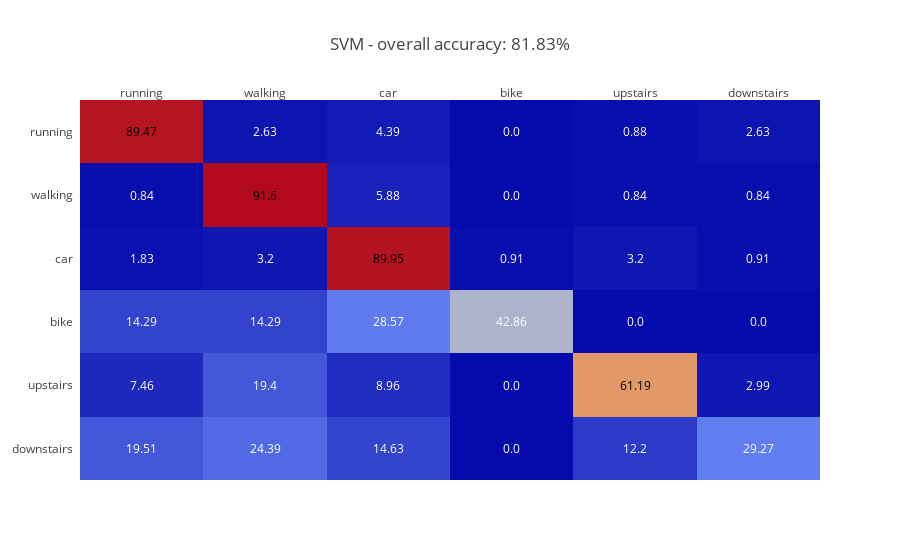
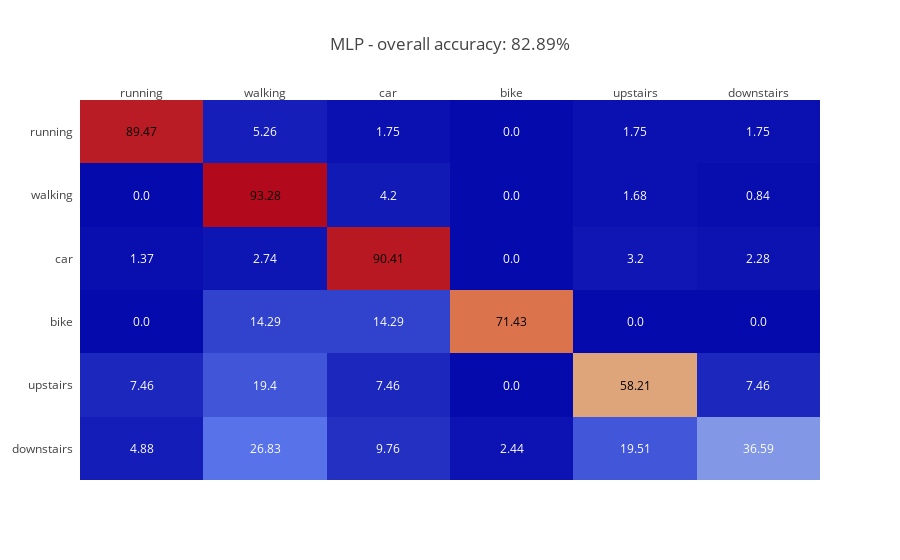
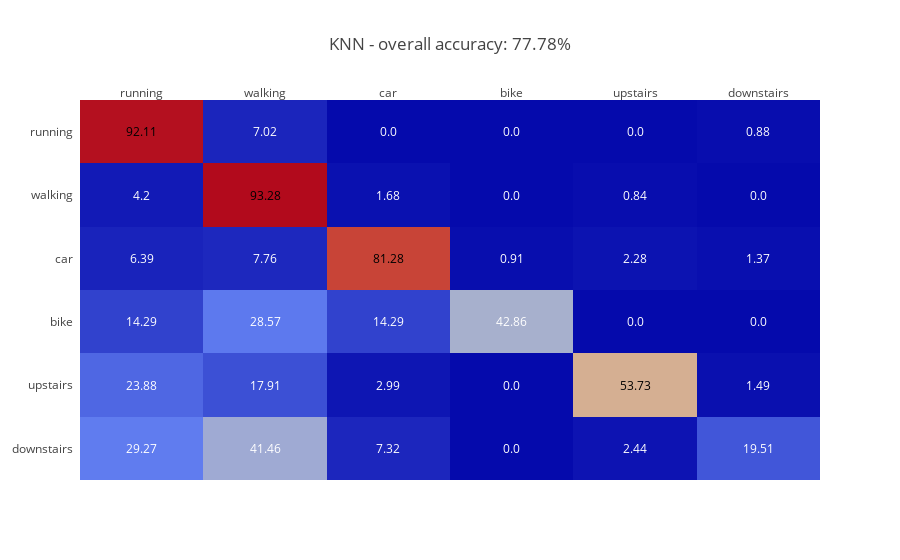
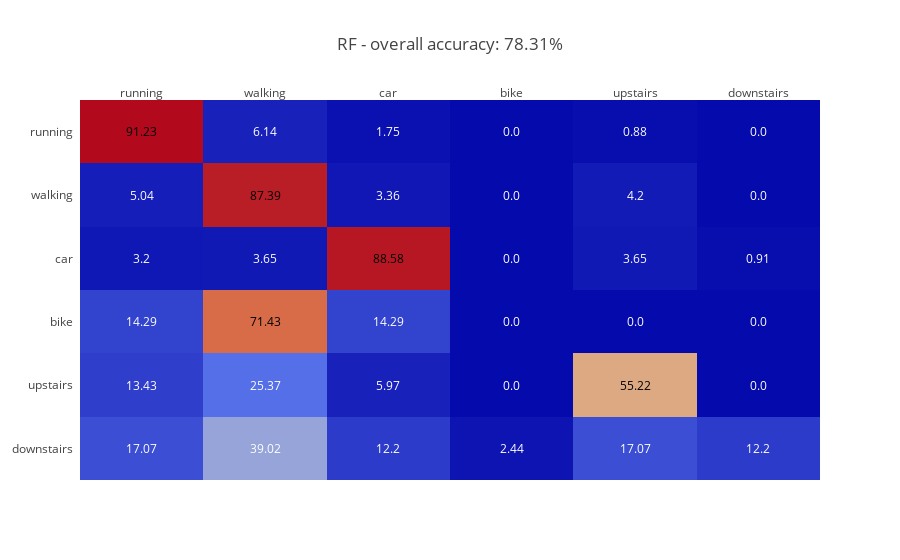

Notebook source saved alongside these figures, in order:
### Code cell
# Każdy klasyfikator uczymy i testujemy, a następnie rysujemy heatmap z wynikami
for clsf in classifiers:
    # Uczenie klasyfikatora
    clsf["cls"].fit(X, y)
    # Sprawdzenie dla danych testowych
    predictions = clsf["cls"].predict(X_test)
    # Zapis wyniku
    acc = accuracy_score(y_test, predictions)
    
    # Znormalizowana macierz
    c_matrix = confusion_matrix(y_test, predictions, labels = [11,22,33,44,55,66])
    c_matrix = c_matrix.astype('float') / c_matrix.sum(axis=1)[:, np.newaxis]
    c_matrix = c_matrix*100.0
    c_matrix = c_matrix.round(2)
    
    # Tytuły wykresów
    title = clsf["name"] + " - overall accuracy: " + str(round(acc*100,2)) + "%"
    labels = ["running", "walking", "car", "bike", "upstairs", "downstairs"]
    
    fig = ff.create_annotated_heatmap(z=c_matrix, x=labels, y=labels)
    fig.layout.update({"title": title})
    
    fig.layout.update({"yaxis":dict(autorange='reversed')})
    
    iplot(fig)

### Figure 1 — Plotly figure (JSON) as saved in the notebook; plotly's stock layout.template omitted (floating-point values rounded to 4 significant figures)
{"data": [{"colorscale": "RdBu", "showscale": false, "type": "heatmap", "x": ["running", "walking", "car", "bike", "upstairs", "downstairs"], "y": ["running", "walking", "car", "bike", "upstairs", "downstairs"], "z": [[89.47, 2.63, 4.39, 0, 0.88, 2.63], [0.84, 91.6, 5.88, 0, 0.84, 0.84], [1.83, 3.2, 89.95, 0.91, 3.2, 0.91], [14.29, 14.29, 28.57, 42.86, 0, 0], [7.46, 19.4, 8.96, 0, 61.19, 2.99], [19.51, 24.39, 14.63, 0, 12.2, 29.27]]}], "layout": {"annotations": [{"font": {"color": "#000000"}, "showarrow": false, "text": "89.47", "x": "running", "xref": "x1", "y": "running", "yref": "y1"}, {"font": {"color": "#FFFFFF"}, "showarrow": false, "text": "2.63", "x": "walking", "xref": "x1", "y": "running", "yref": "y1"}, {"font": {"color": "#FFFFFF"}, "showarrow": false, "text": "4.39", "x": "car", "xref": "x1", "y": "running", "yref": "y1"}, {"font": {"color": "#FFFFFF"}, "showarrow": false, "text": "0.0", "x": "bike", "xref": "x1", "y": "running", "yref": "y1"}, {"font": {"color": "#FFFFFF"}, "showarrow": false, "text": "0.88", "x": "upstairs", "xref": "x1", "y": "running", "yref": "y1"}, {"font": {"color": "#FFFFFF"}, "showarrow": false, "text": "2.63", "x": "downstairs", "xref": "x1", "y": "running", "yref": "y1"}, {"font": {"color": "#FFFFFF"}, "showarrow": false, "text": "0.84", "x": "running", "xref": "x1", "y": "walking", "yref": "y1"}, {"font": {"color": "#000000"}, "showarrow": false, "text": "91.6", "x": "walking", "xref": "x1", "y": "walking", "yref": "y1"}, {"font": {"color": "#FFFFFF"}, "showarrow": false, "text": "5.88", "x": "car", "xref": "x1", "y": "walking", "yref": "y1"}, {"font": {"color": "#FFFFFF"}, "showarrow": false, "text": "0.0", "x": "bike", "xref": "x1", "y": "walking", "yref": "y1"}, {"font": {"color": "#FFFFFF"}, "showarrow": false, "text": "0.84", "x": "upstairs", "xref": "x1", "y": "walking", "yref": "y1"}, {"font": {"color": "#FFFFFF"}, "showarrow": false, "text": "0.84", "x": "downstairs", "xref": "x1", "y": "walking", "yref": "y1"}, {"font": {"color": "#FFFFFF"}, "showarrow": false, "text": "1.83", "x": "running", "xref": "x1", "y": "car", "yref": "y1"}, {"font": {"color": "#FFFFFF"}, "showarrow": false, "text": "3.2", "x": "walking", "xref": "x1", "y": "car", "yref": "y1"}, {"font": {"color": "#000000"}, "showarrow": false, "text": "89.95", "x": "car", "xref": "x1", "y": "car", "yref": "y1"}, {"font": {"color": "#FFFFFF"}, "showarrow": false, "text": "0.91", "x": "bike", "xref": "x1", "y": "car", "yref": "y1"}, {"font": {"color": "#FFFFFF"}, "showarrow": false, "text": "3.2", "x": "upstairs", "xref": "x1", "y": "car", "yref": "y1"}, {"font": {"color": "#FFFFFF"}, "showarrow": false, "text": "0.91", "x": "downstairs", "xref": "x1", "y": "car", "yref": "y1"}, {"font": {"color": "#FFFFFF"}, "showarrow": false, "text": "14.29", "x": "running", "xref": "x1", "y": "bike", "yref": "y1"}, {"font": {"color": "#FFFFFF"}, "showarrow": false, "text": "14.29", "x": "walking", "xref": "x1", "y": "bike", "yref": "y1"}, {"font": {"color": "#FFFFFF"}, "showarrow": false, "text": "28.57", "x": "car", "xref": "x1", "y": "bike", "yref": "y1"}, {"font": {"color": "#FFFFFF"}, "showarrow": false, "text": "42.86", "x": "bike", "xref": "x1", "y": "bike", "yref": "y1"}, {"font": {"color": "#FFFFFF"}, "showarrow": false, "text": "0.0", "x": "upstairs", "xref": "x1", "y": "bike", "yref": "y1"}, {"font": {"color": "#FFFFFF"}, "showarrow": false, "text": "0.0", "x": "downstairs", "xref": "x1", "y": "bike", "yref": "y1"}, {"font": {"color": "#FFFFFF"}, "showarrow": false, "text": "7.46", "x": "running", "xref": "x1", "y": "upstairs", "yref": "y1"}, {"font": {"color": "#FFFFFF"}, "showarrow": false, "text": "19.4", "x": "walking", "xref": "x1", "y": "upstairs", "yref": "y1"}, {"font": {"color": "#FFFFFF"}, "showarrow": false, "text": "8.96", "x": "car", "xref": "x1", "y": "upstairs", "yref": "y1"}, {"font": {"color": "#FFFFFF"}, "showarrow": false, "text": "0.0", "x": "bike", "xref": "x1", "y": "upstairs", "yref": "y1"}, {"font": {"color": "#000000"}, "showarrow": false, "text": "61.19", "x": "upstairs", "xref": "x1", "y": "upstairs", "yref": "y1"}, {"font": {"color": "#FFFFFF"}, "showarrow": false, "text": "2.99", "x": "downstairs", "xref": "x1", "y": "upstairs", "yref": "y1"}, {"font": {"color": "#FFFFFF"}, "showarrow": false, "text": "19.51", "x": "running", "xref": "x1", "y": "downstairs", "yref": "y1"}, {"font": {"color": "#FFFFFF"}, "showarrow": false, "text": "24.39", "x": "walking", "xref": "x1", "y": "downstairs", "yref": "y1"}, {"font": {"color": "#FFFFFF"}, "showarrow": false, "text": "14.63", "x": "car", "xref": "x1", "y": "downstairs", "yref": "y1"}, {"font": {"color": "#FFFFFF"}, "showarrow": false, "text": "0.0", "x": "bike", "xref": "x1", "y": "downstairs", "yref": "y1"}, {"font": {"color": "#FFFFFF"}, "showarrow": false, "text": "12.2", "x": "upstairs", "xref": "x1", "y": "downstairs", "yref": "y1"}, {"font": {"color": "#FFFFFF"}, "showarrow": false, "text": "29.27", "x": "downstairs", "xref": "x1", "y": "downstairs", "yref": "y1"}], "title": "SVM - overall accuracy: 81.83%", "xaxis": {"dtick": 1, "gridcolor": "rgb(0, 0, 0)", "side": "top", "ticks": ""}, "yaxis": {"autorange": "reversed", "dtick": 1, "ticks": "", "ticksuffix": "  "}}}

### Figure 2 — Plotly figure (JSON) as saved in the notebook; plotly's stock layout.template omitted (floating-point values rounded to 4 significant figures)
{"data": [{"colorscale": "RdBu", "showscale": false, "type": "heatmap", "x": ["running", "walking", "car", "bike", "upstairs", "downstairs"], "y": ["running", "walking", "car", "bike", "upstairs", "downstairs"], "z": [[89.47, 5.26, 1.75, 0, 1.75, 1.75], [0, 93.28, 4.2, 0, 1.68, 0.84], [1.37, 2.74, 90.41, 0, 3.2, 2.28], [0, 14.29, 14.29, 71.43, 0, 0], [7.46, 19.4, 7.46, 0, 58.21, 7.46], [4.88, 26.83, 9.76, 2.44, 19.51, 36.59]]}], "layout": {"annotations": [{"font": {"color": "#000000"}, "showarrow": false, "text": "89.47", "x": "running", "xref": "x1", "y": "running", "yref": "y1"}, {"font": {"color": "#FFFFFF"}, "showarrow": false, "text": "5.26", "x": "walking", "xref": "x1", "y": "running", "yref": "y1"}, {"font": {"color": "#FFFFFF"}, "showarrow": false, "text": "1.75", "x": "car", "xref": "x1", "y": "running", "yref": "y1"}, {"font": {"color": "#FFFFFF"}, "showarrow": false, "text": "0.0", "x": "bike", "xref": "x1", "y": "running", "yref": "y1"}, {"font": {"color": "#FFFFFF"}, "showarrow": false, "text": "1.75", "x": "upstairs", "xref": "x1", "y": "running", "yref": "y1"}, {"font": {"color": "#FFFFFF"}, "showarrow": false, "text": "1.75", "x": "downstairs", "xref": "x1", "y": "running", "yref": "y1"}, {"font": {"color": "#FFFFFF"}, "showarrow": false, "text": "0.0", "x": "running", "xref": "x1", "y": "walking", "yref": "y1"}, {"font": {"color": "#000000"}, "showarrow": false, "text": "93.28", "x": "walking", "xref": "x1", "y": "walking", "yref": "y1"}, {"font": {"color": "#FFFFFF"}, "showarrow": false, "text": "4.2", "x": "car", "xref": "x1", "y": "walking", "yref": "y1"}, {"font": {"color": "#FFFFFF"}, "showarrow": false, "text": "0.0", "x": "bike", "xref": "x1", "y": "walking", "yref": "y1"}, {"font": {"color": "#FFFFFF"}, "showarrow": false, "text": "1.68", "x": "upstairs", "xref": "x1", "y": "walking", "yref": "y1"}, {"font": {"color": "#FFFFFF"}, "showarrow": false, "text": "0.84", "x": "downstairs", "xref": "x1", "y": "walking", "yref": "y1"}, {"font": {"color": "#FFFFFF"}, "showarrow": false, "text": "1.37", "x": "running", "xref": "x1", "y": "car", "yref": "y1"}, {"font": {"color": "#FFFFFF"}, "showarrow": false, "text": "2.74", "x": "walking", "xref": "x1", "y": "car", "yref": "y1"}, {"font": {"color": "#000000"}, "showarrow": false, "text": "90.41", "x": "car", "xref": "x1", "y": "car", "yref": "y1"}, {"font": {"color": "#FFFFFF"}, "showarrow": false, "text": "0.0", "x": "bike", "xref": "x1", "y": "car", "yref": "y1"}, {"font": {"color": "#FFFFFF"}, "showarrow": false, "text": "3.2", "x": "upstairs", "xref": "x1", "y": "car", "yref": "y1"}, {"font": {"color": "#FFFFFF"}, "showarrow": false, "text": "2.28", "x": "downstairs", "xref": "x1", "y": "car", "yref": "y1"}, {"font": {"color": "#FFFFFF"}, "showarrow": false, "text": "0.0", "x": "running", "xref": "x1", "y": "bike", "yref": "y1"}, {"font": {"color": "#FFFFFF"}, "showarrow": false, "text": "14.29", "x": "walking", "xref": "x1", "y": "bike", "yref": "y1"}, {"font": {"color": "#FFFFFF"}, "showarrow": false, "text": "14.29", "x": "car", "xref": "x1", "y": "bike", "yref": "y1"}, {"font": {"color": "#000000"}, "showarrow": false, "text": "71.43", "x": "bike", "xref": "x1", "y": "bike", "yref": "y1"}, {"font": {"color": "#FFFFFF"}, "showarrow": false, "text": "0.0", "x": "upstairs", "xref": "x1", "y": "bike", "yref": "y1"}, {"font": {"color": "#FFFFFF"}, "showarrow": false, "text": "0.0", "x": "downstairs", "xref": "x1", "y": "bike", "yref": "y1"}, {"font": {"color": "#FFFFFF"}, "showarrow": false, "text": "7.46", "x": "running", "xref": "x1", "y": "upstairs", "yref": "y1"}, {"font": {"color": "#FFFFFF"}, "showarrow": false, "text": "19.4", "x": "walking", "xref": "x1", "y": "upstairs", "yref": "y1"}, {"font": {"color": "#FFFFFF"}, "showarrow": false, "text": "7.46", "x": "car", "xref": "x1", "y": "upstairs", "yref": "y1"}, {"font": {"color": "#FFFFFF"}, "showarrow": false, "text": "0.0", "x": "bike", "xref": "x1", "y": "upstairs", "yref": "y1"}, {"font": {"color": "#000000"}, "showarrow": false, "text": "58.21", "x": "upstairs", "xref": "x1", "y": "upstairs", "yref": "y1"}, {"font": {"color": "#FFFFFF"}, "showarrow": false, "text": "7.46", "x": "downstairs", "xref": "x1", "y": "upstairs", "yref": "y1"}, {"font": {"color": "#FFFFFF"}, "showarrow": false, "text": "4.88", "x": "running", "xref": "x1", "y": "downstairs", "yref": "y1"}, {"font": {"color": "#FFFFFF"}, "showarrow": false, "text": "26.83", "x": "walking", "xref": "x1", "y": "downstairs", "yref": "y1"}, {"font": {"color": "#FFFFFF"}, "showarrow": false, "text": "9.76", "x": "car", "xref": "x1", "y": "downstairs", "yref": "y1"}, {"font": {"color": "#FFFFFF"}, "showarrow": false, "text": "2.44", "x": "bike", "xref": "x1", "y": "downstairs", "yref": "y1"}, {"font": {"color": "#FFFFFF"}, "showarrow": false, "text": "19.51", "x": "upstairs", "xref": "x1", "y": "downstairs", "yref": "y1"}, {"font": {"color": "#FFFFFF"}, "showarrow": false, "text": "36.59", "x": "downstairs", "xref": "x1", "y": "downstairs", "yref": "y1"}], "title": "MLP - overall accuracy: 82.89%", "xaxis": {"dtick": 1, "gridcolor": "rgb(0, 0, 0)", "side": "top", "ticks": ""}, "yaxis": {"autorange": "reversed", "dtick": 1, "ticks": "", "ticksuffix": "  "}}}

### Figure 3 — Plotly figure (JSON) as saved in the notebook; plotly's stock layout.template omitted (floating-point values rounded to 4 significant figures)
{"data": [{"colorscale": "RdBu", "showscale": false, "type": "heatmap", "x": ["running", "walking", "car", "bike", "upstairs", "downstairs"], "y": ["running", "walking", "car", "bike", "upstairs", "downstairs"], "z": [[92.11, 7.02, 0, 0, 0, 0.88], [4.2, 93.28, 1.68, 0, 0.84, 0], [6.39, 7.76, 81.28, 0.91, 2.28, 1.37], [14.29, 28.57, 14.29, 42.86, 0, 0], [23.88, 17.91, 2.99, 0, 53.73, 1.49], [29.27, 41.46, 7.32, 0, 2.44, 19.51]]}], "layout": {"annotations": [{"font": {"color": "#000000"}, "showarrow": false, "text": "92.11", "x": "running", "xref": "x1", "y": "running", "yref": "y1"}, {"font": {"color": "#FFFFFF"}, "showarrow": false, "text": "7.02", "x": "walking", "xref": "x1", "y": "running", "yref": "y1"}, {"font": {"color": "#FFFFFF"}, "showarrow": false, "text": "0.0", "x": "car", "xref": "x1", "y": "running", "yref": "y1"}, {"font": {"color": "#FFFFFF"}, "showarrow": false, "text": "0.0", "x": "bike", "xref": "x1", "y": "running", "yref": "y1"}, {"font": {"color": "#FFFFFF"}, "showarrow": false, "text": "0.0", "x": "upstairs", "xref": "x1", "y": "running", "yref": "y1"}, {"font": {"color": "#FFFFFF"}, "showarrow": false, "text": "0.88", "x": "downstairs", "xref": "x1", "y": "running", "yref": "y1"}, {"font": {"color": "#FFFFFF"}, "showarrow": false, "text": "4.2", "x": "running", "xref": "x1", "y": "walking", "yref": "y1"}, {"font": {"color": "#000000"}, "showarrow": false, "text": "93.28", "x": "walking", "xref": "x1", "y": "walking", "yref": "y1"}, {"font": {"color": "#FFFFFF"}, "showarrow": false, "text": "1.68", "x": "car", "xref": "x1", "y": "walking", "yref": "y1"}, {"font": {"color": "#FFFFFF"}, "showarrow": false, "text": "0.0", "x": "bike", "xref": "x1", "y": "walking", "yref": "y1"}, {"font": {"color": "#FFFFFF"}, "showarrow": false, "text": "0.84", "x": "upstairs", "xref": "x1", "y": "walking", "yref": "y1"}, {"font": {"color": "#FFFFFF"}, "showarrow": false, "text": "0.0", "x": "downstairs", "xref": "x1", "y": "walking", "yref": "y1"}, {"font": {"color": "#FFFFFF"}, "showarrow": false, "text": "6.39", "x": "running", "xref": "x1", "y": "car", "yref": "y1"}, {"font": {"color": "#FFFFFF"}, "showarrow": false, "text": "7.76", "x": "walking", "xref": "x1", "y": "car", "yref": "y1"}, {"font": {"color": "#000000"}, "showarrow": false, "text": "81.28", "x": "car", "xref": "x1", "y": "car", "yref": "y1"}, {"font": {"color": "#FFFFFF"}, "showarrow": false, "text": "0.91", "x": "bike", "xref": "x1", "y": "car", "yref": "y1"}, {"font": {"color": "#FFFFFF"}, "showarrow": false, "text": "2.28", "x": "upstairs", "xref": "x1", "y": "car", "yref": "y1"}, {"font": {"color": "#FFFFFF"}, "showarrow": false, "text": "1.37", "x": "downstairs", "xref": "x1", "y": "car", "yref": "y1"}, {"font": {"color": "#FFFFFF"}, "showarrow": false, "text": "14.29", "x": "running", "xref": "x1", "y": "bike", "yref": "y1"}, {"font": {"color": "#FFFFFF"}, "showarrow": false, "text": "28.57", "x": "walking", "xref": "x1", "y": "bike", "yref": "y1"}, {"font": {"color": "#FFFFFF"}, "showarrow": false, "text": "14.29", "x": "car", "xref": "x1", "y": "bike", "yref": "y1"}, {"font": {"color": "#FFFFFF"}, "showarrow": false, "text": "42.86", "x": "bike", "xref": "x1", "y": "bike", "yref": "y1"}, {"font": {"color": "#FFFFFF"}, "showarrow": false, "text": "0.0", "x": "upstairs", "xref": "x1", "y": "bike", "yref": "y1"}, {"font": {"color": "#FFFFFF"}, "showarrow": false, "text": "0.0", "x": "downstairs", "xref": "x1", "y": "bike", "yref": "y1"}, {"font": {"color": "#FFFFFF"}, "showarrow": false, "text": "23.88", "x": "running", "xref": "x1", "y": "upstairs", "yref": "y1"}, {"font": {"color": "#FFFFFF"}, "showarrow": false, "text": "17.91", "x": "walking", "xref": "x1", "y": "upstairs", "yref": "y1"}, {"font": {"color": "#FFFFFF"}, "showarrow": false, "text": "2.99", "x": "car", "xref": "x1", "y": "upstairs", "yref": "y1"}, {"font": {"color": "#FFFFFF"}, "showarrow": false, "text": "0.0", "x": "bike", "xref": "x1", "y": "upstairs", "yref": "y1"}, {"font": {"color": "#000000"}, "showarrow": false, "text": "53.73", "x": "upstairs", "xref": "x1", "y": "upstairs", "yref": "y1"}, {"font": {"color": "#FFFFFF"}, "showarrow": false, "text": "1.49", "x": "downstairs", "xref": "x1", "y": "upstairs", "yref": "y1"}, {"font": {"color": "#FFFFFF"}, "showarrow": false, "text": "29.27", "x": "running", "xref": "x1", "y": "downstairs", "yref": "y1"}, {"font": {"color": "#FFFFFF"}, "showarrow": false, "text": "41.46", "x": "walking", "xref": "x1", "y": "downstairs", "yref": "y1"}, {"font": {"color": "#FFFFFF"}, "showarrow": false, "text": "7.32", "x": "car", "xref": "x1", "y": "downstairs", "yref": "y1"}, {"font": {"color": "#FFFFFF"}, "showarrow": false, "text": "0.0", "x": "bike", "xref": "x1", "y": "downstairs", "yref": "y1"}, {"font": {"color": "#FFFFFF"}, "showarrow": false, "text": "2.44", "x": "upstairs", "xref": "x1", "y": "downstairs", "yref": "y1"}, {"font": {"color": "#FFFFFF"}, "showarrow": false, "text": "19.51", "x": "downstairs", "xref": "x1", "y": "downstairs", "yref": "y1"}], "title": "KNN - overall accuracy: 77.78%", "xaxis": {"dtick": 1, "gridcolor": "rgb(0, 0, 0)", "side": "top", "ticks": ""}, "yaxis": {"autorange": "reversed", "dtick": 1, "ticks": "", "ticksuffix": "  "}}}

### Figure 4 — Plotly figure (JSON) as saved in the notebook; plotly's stock layout.template omitted (floating-point values rounded to 4 significant figures)
{"data": [{"colorscale": "RdBu", "showscale": false, "type": "heatmap", "x": ["running", "walking", "car", "bike", "upstairs", "downstairs"], "y": ["running", "walking", "car", "bike", "upstairs", "downstairs"], "z": [[91.23, 6.14, 1.75, 0, 0.88, 0], [5.04, 87.39, 3.36, 0, 4.2, 0], [3.2, 3.65, 88.58, 0, 3.65, 0.91], [14.29, 71.43, 14.29, 0, 0, 0], [13.43, 25.37, 5.97, 0, 55.22, 0], [17.07, 39.02, 12.2, 2.44, 17.07, 12.2]]}], "layout": {"annotations": [{"font": {"color": "#000000"}, "showarrow": false, "text": "91.23", "x": "running", "xref": "x1", "y": "running", "yref": "y1"}, {"font": {"color": "#FFFFFF"}, "showarrow": false, "text": "6.14", "x": "walking", "xref": "x1", "y": "running", "yref": "y1"}, {"font": {"color": "#FFFFFF"}, "showarrow": false, "text": "1.75", "x": "car", "xref": "x1", "y": "running", "yref": "y1"}, {"font": {"color": "#FFFFFF"}, "showarrow": false, "text": "0.0", "x": "bike", "xref": "x1", "y": "running", "yref": "y1"}, {"font": {"color": "#FFFFFF"}, "showarrow": false, "text": "0.88", "x": "upstairs", "xref": "x1", "y": "running", "yref": "y1"}, {"font": {"color": "#FFFFFF"}, "showarrow": false, "text": "0.0", "x": "downstairs", "xref": "x1", "y": "running", "yref": "y1"}, {"font": {"color": "#FFFFFF"}, "showarrow": false, "text": "5.04", "x": "running", "xref": "x1", "y": "walking", "yref": "y1"}, {"font": {"color": "#000000"}, "showarrow": false, "text": "87.39", "x": "walking", "xref": "x1", "y": "walking", "yref": "y1"}, {"font": {"color": "#FFFFFF"}, "showarrow": false, "text": "3.36", "x": "car", "xref": "x1", "y": "walking", "yref": "y1"}, {"font": {"color": "#FFFFFF"}, "showarrow": false, "text": "0.0", "x": "bike", "xref": "x1", "y": "walking", "yref": "y1"}, {"font": {"color": "#FFFFFF"}, "showarrow": false, "text": "4.2", "x": "upstairs", "xref": "x1", "y": "walking", "yref": "y1"}, {"font": {"color": "#FFFFFF"}, "showarrow": false, "text": "0.0", "x": "downstairs", "xref": "x1", "y": "walking", "yref": "y1"}, {"font": {"color": "#FFFFFF"}, "showarrow": false, "text": "3.2", "x": "running", "xref": "x1", "y": "car", "yref": "y1"}, {"font": {"color": "#FFFFFF"}, "showarrow": false, "text": "3.65", "x": "walking", "xref": "x1", "y": "car", "yref": "y1"}, {"font": {"color": "#000000"}, "showarrow": false, "text": "88.58", "x": "car", "xref": "x1", "y": "car", "yref": "y1"}, {"font": {"color": "#FFFFFF"}, "showarrow": false, "text": "0.0", "x": "bike", "xref": "x1", "y": "car", "yref": "y1"}, {"font": {"color": "#FFFFFF"}, "showarrow": false, "text": "3.65", "x": "upstairs", "xref": "x1", "y": "car", "yref": "y1"}, {"font": {"color": "#FFFFFF"}, "showarrow": false, "text": "0.91", "x": "downstairs", "xref": "x1", "y": "car", "yref": "y1"}, {"font": {"color": "#FFFFFF"}, "showarrow": false, "text": "14.29", "x": "running", "xref": "x1", "y": "bike", "yref": "y1"}, {"font": {"color": "#000000"}, "showarrow": false, "text": "71.43", "x": "walking", "xref": "x1", "y": "bike", "yref": "y1"}, {"font": {"color": "#FFFFFF"}, "showarrow": false, "text": "14.29", "x": "car", "xref": "x1", "y": "bike", "yref": "y1"}, {"font": {"color": "#FFFFFF"}, "showarrow": false, "text": "0.0", "x": "bike", "xref": "x1", "y": "bike", "yref": "y1"}, {"font": {"color": "#FFFFFF"}, "showarrow": false, "text": "0.0", "x": "upstairs", "xref": "x1", "y": "bike", "yref": "y1"}, {"font": {"color": "#FFFFFF"}, "showarrow": false, "text": "0.0", "x": "downstairs", "xref": "x1", "y": "bike", "yref": "y1"}, {"font": {"color": "#FFFFFF"}, "showarrow": false, "text": "13.43", "x": "running", "xref": "x1", "y": "upstairs", "yref": "y1"}, {"font": {"color": "#FFFFFF"}, "showarrow": false, "text": "25.37", "x": "walking", "xref": "x1", "y": "upstairs", "yref": "y1"}, {"font": {"color": "#FFFFFF"}, "showarrow": false, "text": "5.97", "x": "car", "xref": "x1", "y": "upstairs", "yref": "y1"}, {"font": {"color": "#FFFFFF"}, "showarrow": false, "text": "0.0", "x": "bike", "xref": "x1", "y": "upstairs", "yref": "y1"}, {"font": {"color": "#000000"}, "showarrow": false, "text": "55.22", "x": "upstairs", "xref": "x1", "y": "upstairs", "yref": "y1"}, {"font": {"color": "#FFFFFF"}, "showarrow": false, "text": "0.0", "x": "downstairs", "xref": "x1", "y": "upstairs", "yref": "y1"}, {"font": {"color": "#FFFFFF"}, "showarrow": false, "text": "17.07", "x": "running", "xref": "x1", "y": "downstairs", "yref": "y1"}, {"font": {"color": "#FFFFFF"}, "showarrow": false, "text": "39.02", "x": "walking", "xref": "x1", "y": "downstairs", "yref": "y1"}, {"font": {"color": "#FFFFFF"}, "showarrow": false, "text": "12.2", "x": "car", "xref": "x1", "y": "downstairs", "yref": "y1"}, {"font": {"color": "#FFFFFF"}, "showarrow": false, "text": "2.44", "x": "bike", "xref": "x1", "y": "downstairs", "yref": "y1"}, {"font": {"color": "#FFFFFF"}, "showarrow": false, "text": "17.07", "x": "upstairs", "xref": "x1", "y": "downstairs", "yref": "y1"}, {"font": {"color": "#FFFFFF"}, "showarrow": false, "text": "12.2", "x": "downstairs", "xref": "x1", "y": "downstairs", "yref": "y1"}], "title": "RF - overall accuracy: 78.31%", "xaxis": {"dtick": 1, "gridcolor": "rgb(0, 0, 0)", "side": "top", "ticks": ""}, "yaxis": {"autorange": "reversed", "dtick": 1, "ticks": "", "ticksuffix": "  "}}}
